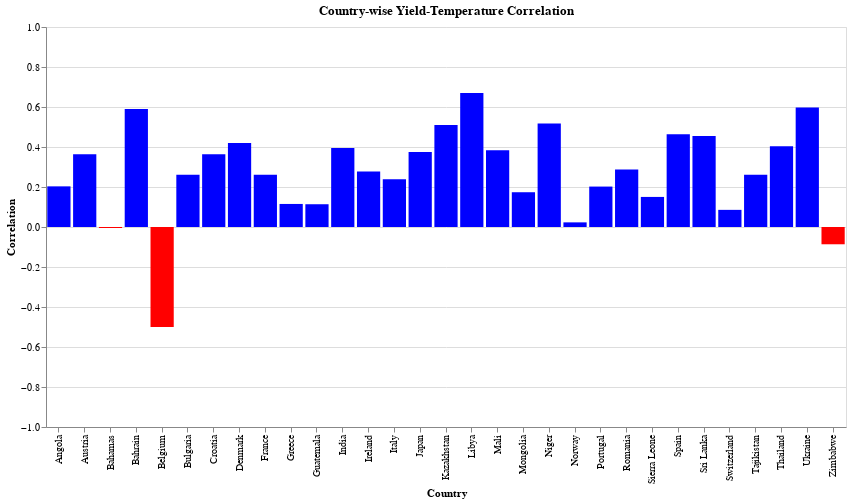

The code cell stored with this chart in its notebook:
### Code cell
temp_yield_corr_chart = alt.Chart(temp_yield_corr).mark_bar().encode(
    x='Country:O',
    y=alt.Y('Correlation:Q',scale=alt.Scale(domain=[-1, 1])),
    color=alt.condition(
        alt.datum.Correlation > 0,
        alt.value('blue'),
        alt.value('red')
    ),
    tooltip=['Country', 'Correlation']
).properties(
    title='Country-wise Yield-Temperature Correlation',
    width=800,
    height=400
).interactive()

temp_yield_corr_chart

### Figure 1 — Vega-Lite specification as saved in the notebook (floating-point values rounded to 4 significant figures)
{"config": {"view": {"continuousWidth": 300, "continuousHeight": 300}}, "data": {"name": "data-2e5493d978366d0f257f312ea7181cc6"}, "mark": {"type": "bar"}, "encoding": {"color": {"condition": {"test": "(datum.Correlation > 0)", "value": "blue"}, "value": "red"}, "tooltip": [{"field": "Country", "type": "nominal"}, {"field": "Correlation", "type": "quantitative"}], "x": {"field": "Country", "type": "ordinal"}, "y": {"field": "Correlation", "scale": {"domain": [-1, 1]}, "type": "quantitative"}}, "height": 400, "params": [{"name": "param_2", "select": {"type": "interval", "encodings": ["x", "y"]}, "bind": "scales"}], "title": "Country-wise Yield-Temperature Correlation", "width": 800, "$schema": "https://vega.github.io/schema/vega-lite/v5.14.1.json", "datasets": {"data-2e5493d978366d0f257f312ea7181cc6": [{"Country": "Angola", "Correlation": 0.2032}, {"Country": "Austria", "Correlation": 0.3643}, {"Country": "Bahamas", "Correlation": -0.004999}, {"Country": "Bahrain", "Correlation": 0.5905}, {"Country": "Belgium", "Correlation": -0.4997}, {"Country": "Bulgaria", "Correlation": 0.2612}, {"Country": "Croatia", "Correlation": 0.3634}, {"Country": "Denmark", "Correlation": 0.4205}, {"Country": "France", "Correlation": 0.2615}, {"Country": "Greece", "Correlation": 0.1152}, {"Country": "Guatemala", "Correlation": 0.1138}, {"Country": "India", "Correlation": 0.3954}, {"Country": "Ireland", "Correlation": 0.2781}, {"Country": "Italy", "Correlation": 0.2388}, {"Country": "Japan", "Correlation": 0.375}, {"Country": "Kazakhstan", "Correlation": 0.5097}, {"Country": "Libya", "Correlation": 0.6701}, {"Country": "Mali", "Correlation": 0.3833}, {"Country": "Mongolia", "Correlation": 0.1739}, {"Country": "Niger", "Correlation": 0.518}, {"Country": "Norway", "Correlation": 0.02316}, {"Country": "Portugal", "Correlation": 0.2021}, {"Country": "Romania", "Correlation": 0.2877}, {"Country": "Sierra Leone", "Correlation": 0.1504}, {"Country": "Spain", "Correlation": 0.464}, {"Country": "Sri Lanka", "Correlation": 0.4546}, {"Country": "Switzerland", "Correlation": 0.08569}, {"Country": "Tajikistan", "Correlation": 0.2617}, {"Country": "Thailand", "Correlation": 0.4032}, {"Country": "Ukraine", "Correlation": 0.5972}, {"Country": "Zimbabwe", "Correlation": -0.08637}]}}
